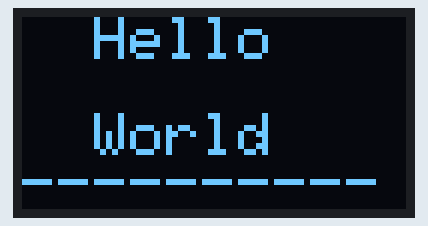
Simulated run of this sketch. Board: Arduino Nano, built with avr-gcc and run on an emulated ATmega328P. On the bench: 128×64 one-colour display. The display library's start-up logo is not drawn.

Above: at 0.2 s.

Measured:
- what the display in image 0 shows lasts 1.0 s, from 0.1 s to 1.1 s

The sketch:

OLED.ino
```cpp
//****************** OLED setting ******************//
#include <Wire.h>
#include "Adafruit_GFX.h"
#include "Adafruit_SSD1306.h"
#define SCREEN_WIDTH 128 // OLED display width, in pixels
#define SCREEN_HEIGHT 64 // OLED display height, in pixels
// Declaration for an SSD1306 display connected to I2C (SDA, SCL pins)
#define OLED_RESET     -1 // Reset pin # (or -1 if sharing Arduino reset pin)
Adafruit_SSD1306 display(SCREEN_WIDTH, SCREEN_HEIGHT, &Wire, OLED_RESET);
//****************** OLED setting ******************//


void oledDisplay(int8_t textSize, int8_t x, int8_t y) {
  display.clearDisplay();
  display.display();
  display.setTextSize(textSize);
  display.setTextColor(WHITE);
  display.setCursor(x, y);
}


void setup() {
  // put your setup code here, to run once:
 //****************** OLED setup ******************//
  // SSD1306_SWITCHCAPVCC = generate display voltage from 3.3V internally
  if (!display.begin(SSD1306_SWITCHCAPVCC, 0x3C)) { // Address 0x3D for 128x64
    Serial.println(F("SSD1306 allocation failed"));
    for (;;); // Don't proceed, loop forever
  }
  // Show initial display buffer contents on the screen --
  // the library initializes this with an Adafruit splash screen.
  display.display();
  //****************** OLED setup ******************//
}

void loop() {
  // put your main code here, to run repeatedly:
  oledDisplay(2, 0, 0);
  display.println("  Hello ");
  display.println("");
  display.println("  World  ");
  display.println("----------");
  display.display();
  delay(1000);
}
```

hcsr04.cpp
```cpp
#include "Arduino.h"
#include "HCSR04.h"

HCSR04::HCSR04(int trigger, int echo)
{
    pinMode(trigger, OUTPUT);
    pinMode(echo, INPUT);
    _trigger = trigger;
    _echo = echo;
}

HCSR04::HCSR04(int trigger, int echo, int minRange, int maxRange)
{
    pinMode(trigger, OUTPUT);
    pinMode(echo, INPUT);
    _trigger = trigger;
    _echo = echo;
	_minRange = minRange;
    _maxRange = maxRange;
}

unsigned int HCSR04::echoInMicroseconds()
{
    digitalWrite(_trigger, LOW);
    delayMicroseconds(5);
    digitalWrite(_trigger, HIGH);
    delayMicroseconds(10);
    digitalWrite(_trigger, LOW);
    // Why don't I just use? "return pulseIn(_echo, HIGH);"
	// Arduino Primo doesn't have access to pulseIn.
    while(digitalRead(_echo) == LOW);

    int pulseStart = micros();

    while(digitalRead(_echo) == HIGH);

    return micros() - pulseStart;
}

int HCSR04::distanceInMillimeters()
{
    int duration = echoInMicroseconds();

    // Given the speed of sound in air is 332m/s = 3320cm/s = 0.0332cm/us).
    int distance = (duration / 2) * 0.332;

	if (_minRange == -1 && _maxRange == -1)
	{
		return distance;
	}

	if (distance > _minRange && distance < _maxRange)
	{
		return distance;
	}

	return -1;
}

void HCSR04::ToSerial()
{
    Serial.println(ToString());
}

String HCSR04::ToString()
{
    String distanceString = "{\"Protocol\":\"Bifrost\",\"Device\":\"HCSR04\",\"Driver version\":\"2.0.0\",\"Properties\":{\"Distance\":<<DISTANCE>>}}";
    distanceString.replace("<<DISTANCE>>", String(distanceInMillimeters()));

    return distanceString;
}
```

hcsr04.h
```cpp
#ifndef HCSR04_h
#define HCSR04_h

#include "Arduino.h"

class HCSR04
{
  public:
    HCSR04(int trigger, int echo);
	HCSR04(int trigger, int echo, int minRange, int maxRange);
    unsigned int echoInMicroseconds();
    int distanceInMillimeters();
    void ToSerial();
    String ToString();
  private:
    int _trigger;
    int _echo;
	int _minRange = -1;
	int _maxRange = -1;
};

#endif
```

Source omitted: glcdfont.c (data table, 8486 bytes)
